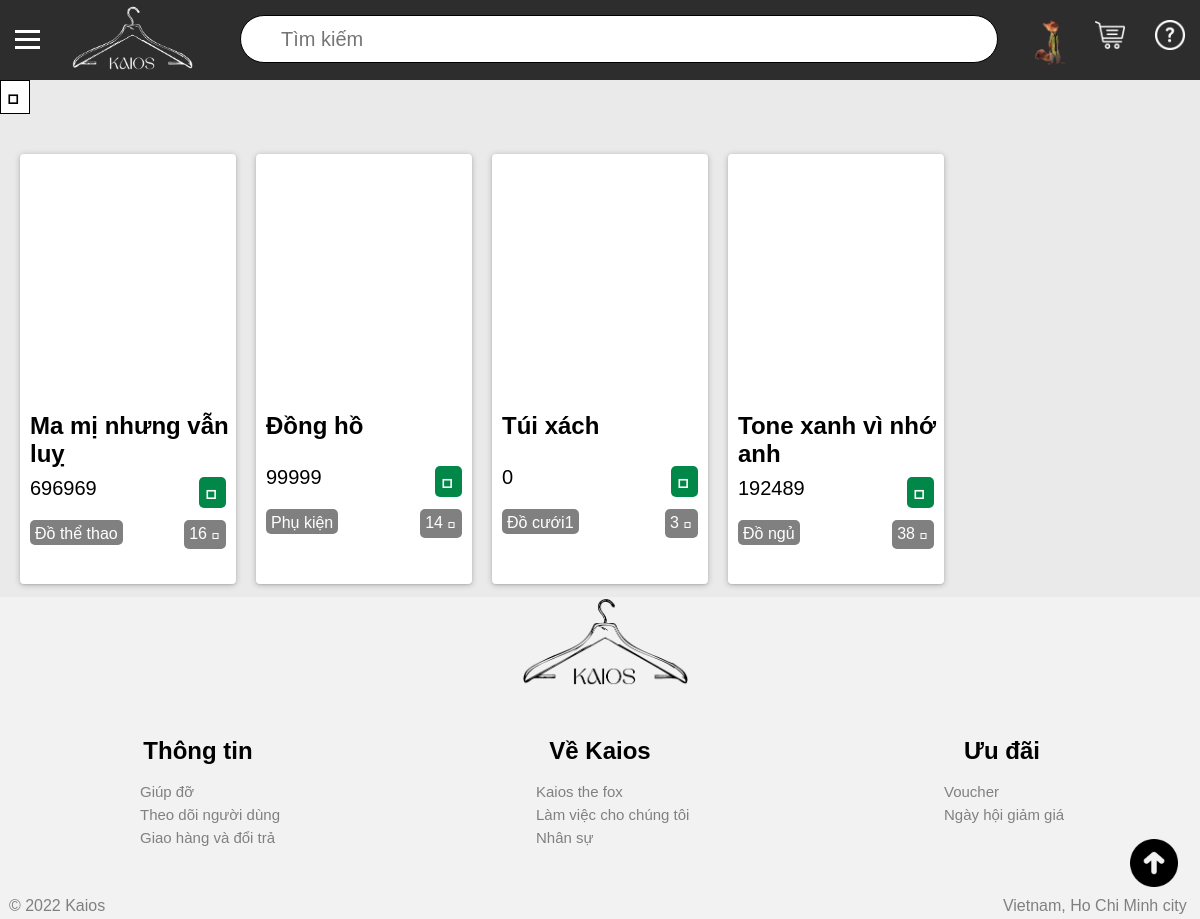
The page /signing/show_saved_products.php (signed in) on the database its author committed.
### tables this page shows
CREATE TABLE `san_pham_da_luu` (
  `ma_khach_hang` int(11) NOT NULL,
  `ma_san_pham` int(11) NOT NULL,
  `thoi_gian` datetime NOT NULL
);

CREATE TABLE `san_pham` (
  `ma` int(11) NOT NULL,
  `ten` varchar(200) NOT NULL,
  `mo_ta` text NOT NULL,
  `anh` varchar(200) NOT NULL,
  `gia` int(11) NOT NULL,
  `ma_nha_san_xuat` int(11) NOT NULL,
  `so_luot_truy_cap` int(11) NOT NULL DEFAULT '0'
);

CREATE TABLE `the_loai` (
  `ma` int(11) NOT NULL,
  `ten` varchar(200) NOT NULL
);

### signing/show_saved_products.php (the view, shortened to what this page needs)
<!DOCTYPE html>
<html lang="en">
<head>
    <link rel="stylesheet" type="text/css" href="https://cdn.jsdelivr.net/npm/hack-font@3/build/web/hack-subset.css">
    <link rel="stylesheet" type="text/css" href="../styles.css">
</head>
<body>
    <?php
    require '../database/connect.php';
    require '../partial/process_pagination.php';
    if (isset($_GET['saved_sort'])) {
        $saved_sort = $_GET['saved_sort'];
        $sort = "order by san_pham_da_luu.thoi_gian " . $saved_sort;
    }else {
        $sort = '';
    }
    $ma_khach_hang = $_SESSION['ma'];
    $query = "SELECT
            san_pham_da_luu.ma_san_pham as ma,
            san_pham.ten,
            san_pham.anh as anh,
            san_pham.gia,
            san_pham.so_luot_truy_cap,
            the_loai.ten as the_loai
            FROM san_pham_da_luu
            join san_pham
            on san_pham_da_luu.ma_san_pham = san_pham.ma
            join the_loai_chi_tiet
            on the_loai_chi_tiet.ma_san_pham = ma
            join the_loai
            on the_loai_chi_tiet.ma_the_loai = the_loai.ma
            where san_pham_da_luu.ma_khach_hang = $ma_khach_hang
            $sort";
    $return = mysqli_query($connect,$query);
    $num_rows = mysqli_num_rows($return);
    ?>
    <div id="main_div">
            <?php
            include '../partial/header.php';
            ?>
            <div id="middle_div">
                <?php if ($num_rows == 0) {?>
                    <p>
                        <div id="alert">
                            <span style="font-size:20px;">Bạn chưa lưu sản phẩm nào<span>
                            <br>
                            <br>
                            <button name="buy_now" onclick="location.href='../index.php'">
                                Xem sản phẩm
                            </button>
                        </div>
                    </p>
                <?php } else { ?>
                    <div id="sort">
                    <button name="sort_button" title="Sắp xếp từ mới tới cũ" onclick="sort_button_clicked()"> </button>
                    </div>
                    <div id="products_container">
                        <?php foreach($return as $each) { ?>
                            <div class="each_product">
                                <div class="product_image" style="background-image: url(../admin/products/photos/<?php echo $each['anh'] ?>);" onclick="location.href='/show.php?id=<?php echo $each['ma'] ?>';">
                                </div>
                                <div class="product_name">
                                    <h2>
                                        <?php echo $each['ten'] ?>
                                    </h2>
                                </div>
                                <div class="product_price">
                                    <?php echo $each['gia'] ?>
                                </div>
                                <div class="product_add_to_cart">
                                    <button
                                        class="btn-unsave"
                                        data-id="<?php echo $each['ma'] ?>"
                                        title="Xoá"
                                    >
                                        
                                    </button>
                                </div>
                                <div class="product_tag">
                                    <a class="tag" href="https://example.com">
                                        <?php echo $each['the_loai'] ?>
                                    </a>
                                   <a class="view" href="https://example.com">
                                        <?php echo $each['so_luot_truy_cap'] ?>
                                        <span style="font-family:Hack, monospace;"> </span>
                                   </a>
                                </div>
                            </div>
                        <?php } ?>
                    </div>
                <?php } ?>
            </div>
            <?php include '../partial/footer.php';?>
    </div>
</body>
</html>

### styles.css (style rules this page uses)
html { height: 100%; }
body { margin:0; padding:0; font-family: sans-serif; background-color: #f1f1df; }
#main_div { width: 100%; height: auto; background-color: #eaeaea; position: relative; }
#middle_div { height: 83%; width: 100%; background-color: #eaeaea; float: left; }
h2 { padding: 0; margin: 0; }
#products_container { width: 100%; height: 100%; }
.each_product { width: 18%; height: 430px; background-color: #ffffff; float: left; margin: 40px 0px 13px 20px; border-radius: 1px solid black; border-radius: 4px; background-blend-mode: lighten; box-shadow: 0px 1px 2px rgba(0,0,0,0.1), 0 1px 6px rgba(0,0,0,0.23); }
.each_product div { padding-left: 10px; }
.product_image { height: 60%; width: 100%; border-radius: 4px 4px 0 0; background-size: cover; background-position: center center; background-repeat: no-repeat; padding: 0px !important; cursor: pointer; }
.product_name { width: 100%; height: 10%; display: inline-block; word-wrap: break-word; }
.product_price { display: inline-block; font-size:20px; margin-top: 5%; width: 45%; height: 10%; float: left; }
.product_add_to_cart { display: inline-block; font-size:20px; margin-top: 5%; width: 45%; height: 10%; float: right; }
.product_add_to_cart > button { float: right; margin-right: 10px; padding: 2; font-family:Hack, monospace; border: 0; background-color: #018849; color: white; cursor: pointer; font-size: 25px; border-radius: 5px; }
.product_tag { width: auto; height: auto; }
.product_tag .tag { width: fit-content; height: 15px; background-color: gray; float: left; padding: 5px; text-align: center; border-radius: 5px; color: white; z-index: 99; text-decoration: none; }
.product_tag .view { width: fit-content; height: auto; background-color: gray; float: right; padding: 5px; margin-right: 10px; text-align: center; border-radius: 5px; color: white; z-index: 99; text-decoration: none; }

### signing/show_saved_products.php (style rules this page uses)
button[name='sort_button'] { font-family: Hack, monospace; font-size: 26px; border:1px solid black; cursor:pointer; background-color:white; }

### rows shown on the page
san_pham_da_luu: ma_san_pham.ten "Ma mị nhưng vẫn luỵ", ma_san_pham.gia "696969", the_loai.ten "Đồ thể thao", ma_san_pham.so_luot_truy_cap "16"
san_pham_da_luu: ma_san_pham.ten "Đồng hồ", ma_san_pham.gia "99999", the_loai.ten "Phụ kiện", ma_san_pham.so_luot_truy_cap "14"
san_pham_da_luu: ma_san_pham.ten "Túi xách", ma_san_pham.gia "0", the_loai.ten "Đồ cưới1", ma_san_pham.so_luot_truy_cap "3"
san_pham_da_luu: ma_san_pham.ten "Tone xanh vì nhớ anh", ma_san_pham.gia "192489", the_loai.ten "Đồ ngủ", ma_san_pham.so_luot_truy_cap "38"
